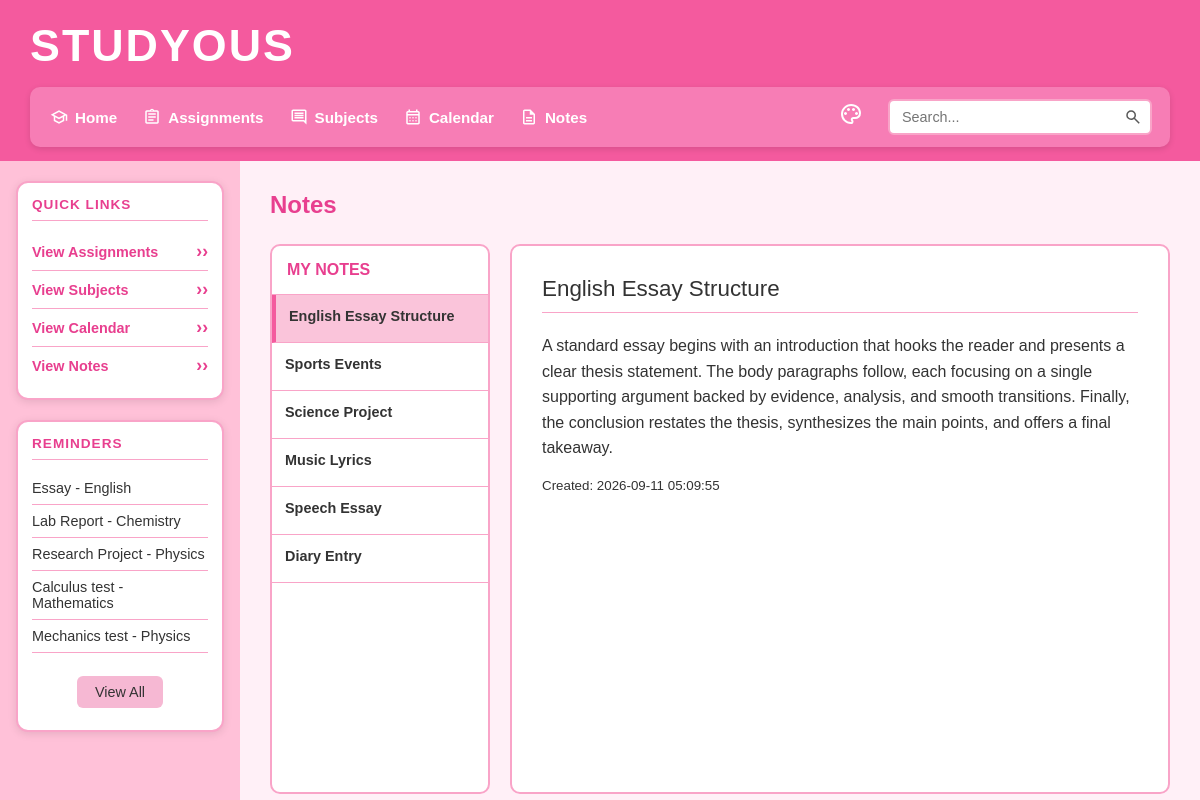
The page /notes/1 on the database as committed earlier.
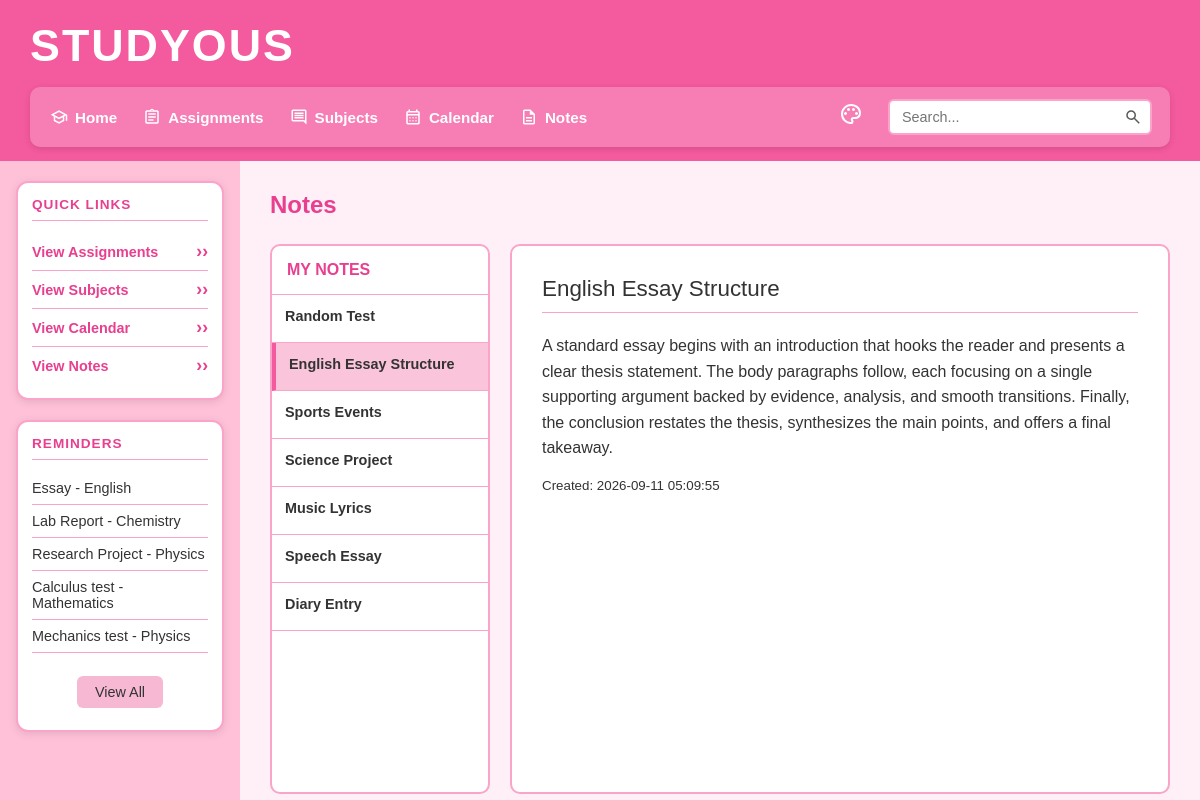
The same page on the database as committed later.
### tables this page shows
CREATE TABLE assignments (id INTEGER PRIMARY KEY AUTOINCREMENT, subject_id INTEGER REFERENCES subjects (id) NOT NULL, user_id INTEGER REFERENCES users (id) NOT NULL, assignment_name TEXT NOT NULL, due_date TEXT (19) NOT NULL, priority TEXT NOT NULL CHECK ((priority IN ('Low', 'Medium', 'High'))), status TEXT (25) DEFAULT ('Not Started'), notes TEXT, created_at TEXT (19));

CREATE TABLE subjects (id INTEGER PRIMARY KEY AUTOINCREMENT, subject_name TEXT NOT NULL UNIQUE, teacher_name TEXT NOT NULL, room TEXT, credits INTEGER CHECK ((credits > 0)));

CREATE TABLE notes (id INTEGER PRIMARY KEY AUTOINCREMENT, title TEXT NOT NULL, note TEXT, created_at TEXT DEFAULT ((datetime('now', 'localtime'))));

### main.py (the view)
@app.route("/notes")
@app.route("/notes/<int:note_id>")
def notes(note_id=None):
    con = create_connection(DATABASE)
    cur = con.cursor()
    cur.execute(
        """
        SELECT id, title, note, created_at
        FROM notes
        ORDER BY created_at DESC
    """
    )
    notes_list = cur.fetchall()
    selected_note = None
    if note_id is not None:
        cur.execute(
            """
            SELECT id, title, note, created_at
            FROM notes
            WHERE id = ?
        """,
            (note_id,),
        )
        selected_note = cur.fetchone()
    elif notes_list:
        selected_note = notes_list[0]
    con.close()
    return render_template("notes.html", notes=notes_list, selected_note=selected_note)

### main.py (called while the page is built)
def create_connection(db_file):
    try:
        connection = sqlite3.connect(db_file)
        return connection
    except Error as e:
        print(e)
    return None

def get_reminders():
    query = """
        SELECT assignments.id,
               assignments.assignment_name,
               subjects.subject_name,
               assignments.due_date,
               assignments.priority,
               assignments.status
        FROM assignments
        JOIN subjects
        ON assignments.subject_id = subjects.id
        WHERE assignments.status != 'Completed'
        ORDER BY assignments.due_date ASC
        LIMIT 5
    """
    con = create_connection(DATABASE)
    cur = con.cursor()
    cur.execute(query)
    rows = cur.fetchall()
    con.close()
    return rows

@app.context_processor
def inject_reminders():
    return {"reminders": get_reminders()}

### templates/notes.html
{% extends "base.html" %}
{% block main %}
<h1 class="page-title">Notes</h1>
<div class="notes">
    <div class="notes-list">
        <h2>My Notes</h2>
        {% for note in notes %}
        <a href="/notes/{{ note[0] }}"
            class="note {% if selected_note and selected_note[0] == note[0] %}selected{% endif %}">
            <strong>{{ note[1] }}</strong>
        </a>
        {% endfor %}
    </div>
    <div class="note-content">
        {% if selected_note %}
        <div class="note-paper">
            <h2>{{ selected_note[1] }}</h2>
            <p>{{ selected_note[2] }}</p>
            <small>Created: {{ selected_note[3] }}</small>
        </div>
        {% else %}
        <div class="note-paper">
            <h2>No notes yet</h2>
            <p>You do not have any notes.</p>
        </div>
        {% endif %}
    </div>
</div>
{% endblock %}

### templates/base.html (shortened to what this page needs)
<!DOCTYPE html>
<html lang="en">
<head>
    <link type="text/css" rel="stylesheet" href="/static/css/style.css">
</head>
<body class="theme-{{ request.cookies.get('theme', 'pink') }}">
    <header class="top-header">
        <h1 class="site-title">Studyous</h1>
        <div class="header-row">
            <div class="nav-bar">
                <nav class="main-nav">
                    <ul>
                        <li>
                            <a href="/">
                                <img src="/static/images/home.svg" alt="Home" class="nav-icon">
                                Home
                            </a>
                        </li>
                        <li>
                            <a href="/assignments">
                                <img src="/static/images/assignments.svg" alt="Assignments" class="nav-icon">
                                Assignments
                            </a>
                        </li>
                        <li>
                            <a href="/subjects">
                                <img src="/static/images/subjects.svg" alt="Subjects" class="nav-icon">
                                Subjects
                            </a>
                        </li>
                        <li>
                            <a href="/calendar">
                                <img src="/static/images/calendar.svg" alt="Calendar" class="nav-icon">
                                Calendar
                            </a>
                        </li>
                        <li>
                            <a href="/notes">
                                <img src="/static/images/notes.svg" alt="Notes" class="nav-icon">
                                Notes
                            </a>
                        </li>
                    </ul>
                </nav>
                <div class="theme-menu">
                    <span class="theme-icon">
                    </span>
                </div>
                <form class="search-form" method="POST" action="/search">
                    <div class="search-box">
                        <input type="text" name="search" id="search" placeholder="Search...">
                        <button type="submit" class="search-button" aria-label="Search">
                        </button>
                    </div>
                </form>
            </div>
        </div>
    </header>
    <div class="body-container">
        <aside class="sidebar">
            <section class="sidebar-box">
                <h2>Quick Links</h2>
                <ul class="quick-links">
                    <li>
                        <a href="/assignments">View Assignments</a>
                    </li>
                    <li>
                        <a href="/subjects">View Subjects</a>
                    </li>
                    <li>
                        <a href="/calendar">View Calendar</a>
                    </li>
                    <li>
                        <a href="/notes">View Notes</a>
                    </li>
                </ul>
            </section>
            <section class="sidebar-box">
                <h2>Reminders</h2>
                <ul class="reminders">
                    {% for reminder in reminders %}
                    <li>
                        <a href="/reminders?id={{ reminder[0] }}">
                            {{ reminder[1] }} - {{ reminder[2] }}
                        </a>
                    </li>
                    {% endfor %}
                    <li>
                        <a href="/reminders" class="view-all-button">
                            View All
                        </a>
                    </li>
                </ul>
            </section>
        </aside>
        <main>
            {% block main %}{% endblock %}
        </main>
    </div>
</body>
</html>

Rows that differ between the two databases and show on the page:
added notes: title "Random Test"
